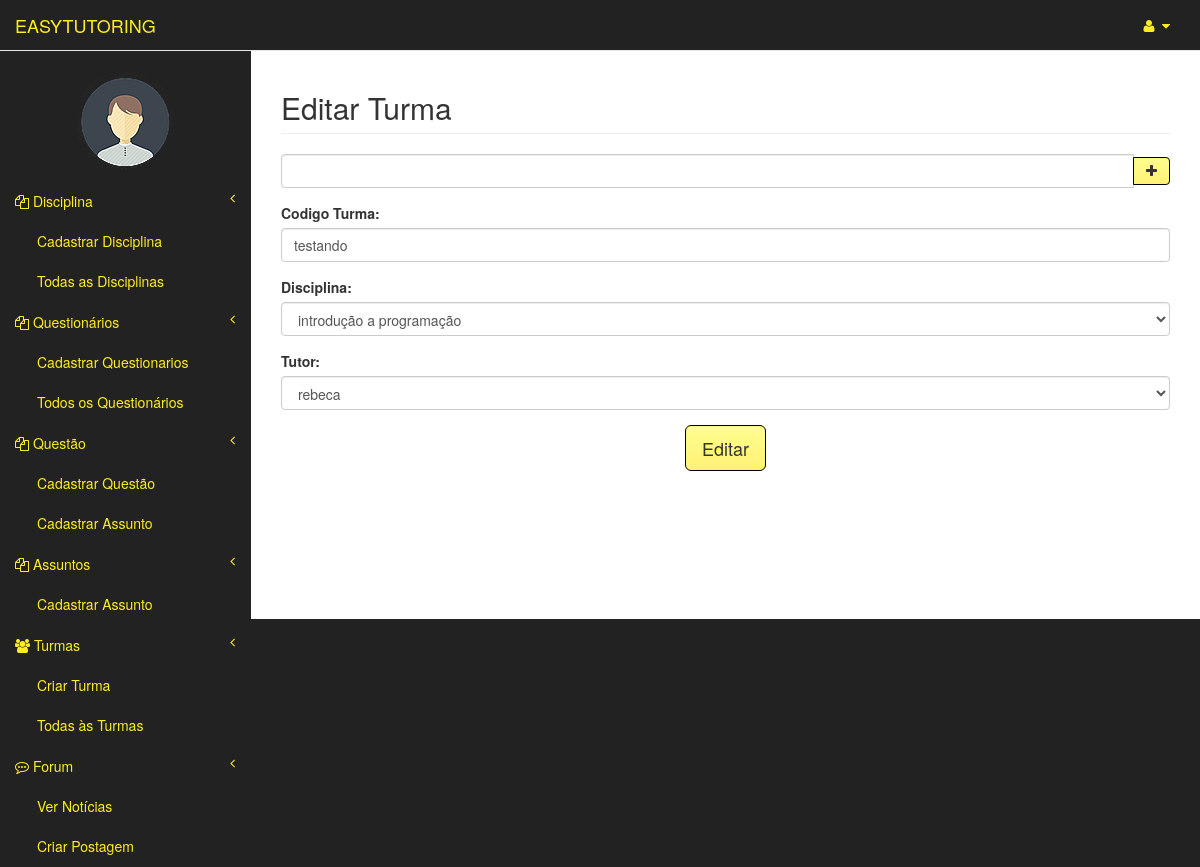
/turmas/13/ (signed in), run on the app's committed database.
### usuarios/models.py (models this page shows)
class Usuario(models.Model):
	user = models.OneToOneField(User)
	matricula = models.CharField(max_length=20)
	curso = models.CharField(max_length=3)
	tipo = models.CharField(max_length=8, blank=False,null=True)
	nome_completo = models.CharField(max_length=150)
	img = models.ImageField(upload_to="img/original/", blank=True)
	thumb = ThumbnailerImageField(upload_to="img/thumb/", blank=True,null=True,resize_source=dict(size=(100, 100), sharpen=True))
	def __str__(self):
		return self.user.username

### turmas/models.py (models this page shows, shortened)
class Turma(models.Model):
	codigo = models.CharField(max_length=150)
	disciplina = models.ForeignKey(Disciplina, related_name='disciplinas',null=True)
	professor = models.ForeignKey(Professor, related_name='professores')
	tutor = models.ForeignKey(Tutor, related_name='tutores')
	alunos = models.ManyToManyField(Aluno, related_name='alunos')

### turmas/views.py (the view)
# urls.py: url(r'^(?P<disciplina_id>[0-9]+)/$', views.edit, name='edit'),]
@login_required
def edit(request,turma_id):
	user = request.user
	usuario = Professor.objects.get(user=user)
	turma = Turma.objects.get(pk=turma_id)
	if request.method == "POST":
		form = TurmaForm(request.POST )
		if form.is_valid():
			codigo = form.cleaned_data['codigo']
			disciplina = form.cleaned_data['disciplina']
			tutor = form.cleaned_data['tutor']
			turma.codigo = codigo
			turma.disciplina = disciplina
			turma.tutor = tutor
			messages.add_message(request, messages.INFO, 'Turma atualizada com sucesso.')
			turma.save()
			return redirect('/turmas/todasTurmas.html')
		else:
			messages.add_message(request, messages.ERROR, 'Não foi possível atualizar.')
	else:
		dados_turma = {'codigo': turma.codigo, 'disciplina': turma.disciplina, 'tutor':turma.tutor, 'alunos':turma.alunos.all()}
		form = TurmaForm(initial=dados_turma)
	return render(request, 'turmas/edit.html', {'form': form, 'turma':turma, 'usuario':usuario})

### turmas/forms.py (shortened to what this page needs)
class TurmaForm(forms.Form):
	codigo = forms.CharField(label='codigo', max_length=150)
	disciplina = forms.ModelChoiceField(queryset=Disciplina.objects.all().order_by('nome'))
	tutor = forms.ModelChoiceField(queryset=Tutor.objects.all().order_by('nome_completo'))

### disciplinas/models.py (called while the page is built)
	def __str__(self):
		return self.nome

### templates/turmas/edit.html (shortened to what this page needs)
{% extends "professor_area/index.html" %}
{% load static  %}
{% block ref %}
    <link href="{% static 'css/notify/bootstrap-notify.css' %}" rel="stylesheet" type="text/css">
<link rel="stylesheet" href="http://code.jquery.com/ui/1.8.18/themes/base/jquery-ui.css" type="text/css" media="all" />
{% endblock ref %}
{% load widget_tweaks %}
{% block pageHeader %}
    <h2 class="page-header">Editar Turma</h2>
{% endblock pageHeader %}
{% block form %}
<div class="form-group input-group">
  <input type="text" id="texto" class="form-control">
  <span class="input-group-btn">
      <button class="btn btn-default btn-login"  id="adicionar" type="button"><i class="fa fa-plus"></i>
      </button>
  </span>
</div>
	<form action="{% url 'turmas:edit' turma.id %}" method="POST" enctype="multipart/form-data">
            <div class="form-group">
                    <label for="id_codigo">Codigo Turma:</label>
                    {{form.codigo|add_class:"form-control"}}
            </div>
             <div class="form-group">
                    <label for="id_disciplina">Disciplina:</label>
                    {{form.disciplina|add_class:"form-control"|attr:"id:id_disciplina"}}
            </div>
            <div class="form-group">
                    <label for="id_tutor">Tutor:</label>
                    {{form.tutor|add_class:"form-control"}}
            </div>
             <center><input  type="submit" value="Editar" class="btn btn-default btn-lg btn-login" /></center>
</form>
{% endblock form %}

### templates/professor_area/index.html (shortened to what this page needs)
{% extends "templateEasyTutoring.html" %}
{% block principal %}
    <a class="navbar-brand" href="{% url 'professor_area:index' %}" id="link-color">EASYTUTORING</a>
{% endblock principal %}
{% block barraLateral %}
                <div class="navbar-default sidebar" role="navigation">
                <div class="sidebar-nav navbar-collapse" >
                    <ul class="nav" id="side-menu">
                        <br>
                       <center><p><img src="{{ usuario.thumb.url}}" class= "img-circle"/> </p></center>
                        <li class="itens-menu">
                            <a href="#" id="link-color"><i class="fa fa-files-o"></i> Disciplina<span class="fa arrow"></span></a>
                            <ul class="nav nav-second-level">
                                <li  class="itens-menu">
                                    <a href="{% url 'disciplinas:new' %}" id="link-color">Cadastrar Disciplina</a>
                                </li>
                                <li class="itens-menu">
                                    <a href="{% url 'disciplinas:show' %}" id="link-color">Todas as Disciplinas</a>
                                </li>
                            </ul>
                        </li>
                        <li class="itens-menu">
                            <a href="#" id="link-color"><i class="fa fa-files-o"></i> Questionários<span class="fa arrow"></span></a>
                            <ul class="nav nav-second-level">
                                <li  class="itens-menu">
                                    <a href="{% url 'questionarios:new' %}" id="link-color">Cadastrar Questionarios</a>
                                </li>
                                <li class="itens-menu">
                                    <a href="{% url 'questionarios:todosQuestionarios' %}" id="link-color">Todos os Questionários</a>
                                </li>
                                                         </ul>
                        </li>
                        <li class="itens-menu">
                            <a href="#" id="link-color"><i class="fa fa-files-o"></i> Questão<span class="fa arrow"></span></a>
                            <ul class="nav nav-second-level">
                                <li  class="itens-menu">
                                    <a href="{% url 'questoes:new' %}" id="link-color">Cadastrar Questão</a>
                                </li>
                                <li  class="itens-menu">
                                    <a href="{% url 'assuntos:new' %}" id="link-color">Cadastrar Assunto</a>
                                </li>
                            </ul>
                        </li>
                        <li class="itens-menu">
                            <a href="#" id="link-color"><i class="fa fa-files-o"></i> Assuntos<span class="fa arrow"></span></a>
                            <ul class="nav nav-second-level">
                                <li  class="itens-menu">
                                    <a href="{% url 'assuntos:new' %}" id="link-color">Cadastrar Assunto</a>
                                </li>
                            </ul>
                        </li>
                        <li class="itens-menu">
                            <a href="#" id="link-color"><i class="fa fa-users"></i> Turmas<span class="fa arrow"></span></a>
                            <ul class="nav nav-second-level">
                                <li class="itens-menu">
                                    <a href="{% url 'turmas:new' %}" id="link-color">Criar Turma</a>
                                </li>
                                <li class="itens-menu">
                                    <a href="{% url 'turmas:todasTurmas' %}" id="link-color">Todas às Turmas</a>
                                </li>
                            </ul>
                        </li>
                        <li class="itens-menu">
                            <a href="#" id="link-color"><i class="fa fa-commenting-o"></i> Forum<span class="fa arrow"></span></a>
                            <ul class="nav nav-second-level">
                                <li class="itens-menu">
                                    <a href="#" id="link-color">Ver Notícias</a>
                                </li>
                                <li class="itens-menu">
                                    <a href="#" id="link-color">Criar Postagem</a>
                                </li>
                            </ul>
                        </li>
                    </ul>
                </div>
            </div>
{% endblock barraLateral %}

### static/css/tutoring.css (style rules this page uses)
.btn-login { border:1px solid black; background:-webkit-gradient( linear, left top, left bottom, color-stop(5%, #fffd8f), color-stop(100%, #fff175) ); background-color:#fffd8f; text-shadow:1px 1px 0px #fff766; box-shadow:inset 1px 1px 0px 0px #faf87f; }
#link-color { color: #feed23; }

### data on the page
Usuario: thumb (picture)
Turma: codigo "testando", disciplina "introdução a programação", tutor "rebeca"
